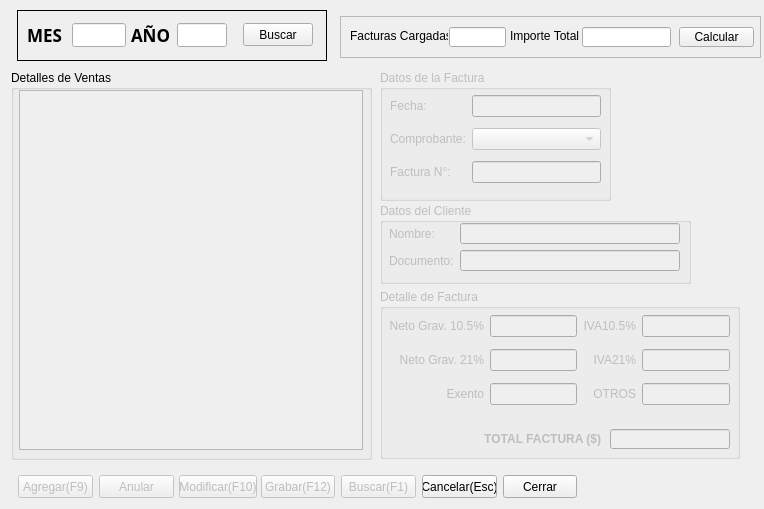
<?xml version="1.0" encoding="UTF-8"?>
<ui version="4.0">
 <class>Ventas</class>
 <widget class="QWidget" name="Ventas">
  <property name="geometry">
   <rect>
    <x>0</x>
    <y>0</y>
    <width>764</width>
    <height>509</height>
   </rect>
  </property>
  <property name="minimumSize">
   <size>
    <width>764</width>
    <height>509</height>
   </size>
  </property>
  <property name="maximumSize">
   <size>
    <width>764</width>
    <height>509</height>
   </size>
  </property>
  <property name="focusPolicy">
   <enum>Qt::StrongFocus</enum>
  </property>
  <property name="windowTitle">
   <string>Ventas</string>
  </property>
  <property name="windowIcon">
   <iconset>
    <normaloff>Iconos/Icon.ico</normaloff>Iconos/Icon.ico</iconset>
  </property>
  <property name="styleSheet">
   <string notr="true"/>
  </property>
  <widget class="QGroupBox" name="groupBox">
   <property name="geometry">
    <rect>
     <x>11</x>
     <y>70</y>
     <width>361</width>
     <height>390</height>
    </rect>
   </property>
   <property name="title">
    <string>Detalles de Ventas</string>
   </property>
   <widget class="QTableWidget" name="Tabla_V">
    <property name="enabled">
     <bool>false</bool>
    </property>
    <property name="geometry">
     <rect>
      <x>8</x>
      <y>20</y>
      <width>344</width>
      <height>360</height>
     </rect>
    </property>
    <property name="focusPolicy">
     <enum>Qt::ClickFocus</enum>
    </property>
    <property name="styleSheet">
     <string notr="true"/>
    </property>
    <property name="horizontalScrollBarPolicy">
     <enum>Qt::ScrollBarAlwaysOff</enum>
    </property>
    <property name="selectionMode">
     <enum>QAbstractItemView::SingleSelection</enum>
    </property>
    <property name="selectionBehavior">
     <enum>QAbstractItemView::SelectRows</enum>
    </property>
    <attribute name="verticalHeaderVisible">
     <bool>false</bool>
    </attribute>
   </widget>
  </widget>
  <widget class="QFrame" name="frame">
   <property name="geometry">
    <rect>
     <x>17</x>
     <y>10</y>
     <width>310</width>
     <height>51</height>
    </rect>
   </property>
   <property name="frameShape">
    <enum>QFrame::Panel</enum>
   </property>
   <property name="frameShadow">
    <enum>QFrame::Plain</enum>
   </property>
   <widget class="QLabel" name="label_2">
    <property name="geometry">
     <rect>
      <x>10</x>
      <y>13</y>
      <width>40</width>
      <height>24</height>
     </rect>
    </property>
    <property name="font">
     <font>
      <family>Arial Black</family>
      <pointsize>13</pointsize>
      <weight>75</weight>
      <bold>true</bold>
      <kerning>true</kerning>
     </font>
    </property>
    <property name="text">
     <string>MES</string>
    </property>
   </widget>
   <widget class="QLineEdit" name="Line_Mes">
    <property name="geometry">
     <rect>
      <x>55</x>
      <y>13</y>
      <width>54</width>
      <height>24</height>
     </rect>
    </property>
   </widget>
   <widget class="QLabel" name="label_3">
    <property name="geometry">
     <rect>
      <x>114</x>
      <y>13</y>
      <width>41</width>
      <height>24</height>
     </rect>
    </property>
    <property name="font">
     <font>
      <family>Arial Black</family>
      <pointsize>13</pointsize>
      <weight>75</weight>
      <bold>true</bold>
      <kerning>true</kerning>
     </font>
    </property>
    <property name="text">
     <string>AÑO</string>
    </property>
   </widget>
   <widget class="QLineEdit" name="Line_Ano">
    <property name="geometry">
     <rect>
      <x>160</x>
      <y>13</y>
      <width>50</width>
      <height>24</height>
     </rect>
    </property>
   </widget>
   <widget class="QPushButton" name="B_BuscarP">
    <property name="geometry">
     <rect>
      <x>226</x>
      <y>13</y>
      <width>70</width>
      <height>23</height>
     </rect>
    </property>
    <property name="focusPolicy">
     <enum>Qt::ClickFocus</enum>
    </property>
    <property name="text">
     <string>Buscar</string>
    </property>
    <property name="autoDefault">
     <bool>true</bool>
    </property>
   </widget>
  </widget>
  <widget class="QGroupBox" name="G_Fact">
   <property name="enabled">
    <bool>false</bool>
   </property>
   <property name="geometry">
    <rect>
     <x>380</x>
     <y>70</y>
     <width>231</width>
     <height>131</height>
    </rect>
   </property>
   <property name="focusPolicy">
    <enum>Qt::NoFocus</enum>
   </property>
   <property name="title">
    <string>Datos de la Factura</string>
   </property>
   <widget class="QWidget" name="layoutWidget">
    <property name="geometry">
     <rect>
      <x>10</x>
      <y>20</y>
      <width>211</width>
      <height>101</height>
     </rect>
    </property>
    <property name="focusPolicy">
     <enum>Qt::StrongFocus</enum>
    </property>
    <layout class="QGridLayout" name="gridLayout">
     <item row="1" column="0">
      <widget class="QLabel" name="label_4">
       <property name="focusPolicy">
        <enum>Qt::NoFocus</enum>
       </property>
       <property name="text">
        <string>Comprobante:</string>
       </property>
      </widget>
     </item>
     <item row="2" column="0">
      <widget class="QLabel" name="label_5">
       <property name="focusPolicy">
        <enum>Qt::NoFocus</enum>
       </property>
       <property name="text">
        <string>Factura N°:</string>
       </property>
      </widget>
     </item>
     <item row="0" column="0">
      <widget class="QLabel" name="label">
       <property name="focusPolicy">
        <enum>Qt::NoFocus</enum>
       </property>
       <property name="text">
        <string>Fecha:</string>
       </property>
      </widget>
     </item>
     <item row="2" column="1">
      <widget class="QLineEdit" name="L_Fact">
       <property name="focusPolicy">
        <enum>Qt::StrongFocus</enum>
       </property>
       <property name="alignment">
        <set>Qt::AlignCenter</set>
       </property>
       <property name="readOnly">
        <bool>true</bool>
       </property>
      </widget>
     </item>
     <item row="0" column="1">
      <widget class="QLineEdit" name="L_Fecha">
       <property name="focusPolicy">
        <enum>Qt::StrongFocus</enum>
       </property>
       <property name="alignment">
        <set>Qt::AlignCenter</set>
       </property>
       <property name="readOnly">
        <bool>true</bool>
       </property>
      </widget>
     </item>
     <item row="1" column="1">
      <widget class="QComboBox" name="L_Comp">
       <property name="enabled">
        <bool>false</bool>
       </property>
       <property name="focusPolicy">
        <enum>Qt::StrongFocus</enum>
       </property>
      </widget>
     </item>
    </layout>
   </widget>
  </widget>
  <widget class="QGroupBox" name="G_Cliente">
   <property name="enabled">
    <bool>false</bool>
   </property>
   <property name="geometry">
    <rect>
     <x>380</x>
     <y>203</y>
     <width>311</width>
     <height>81</height>
    </rect>
   </property>
   <property name="focusPolicy">
    <enum>Qt::NoFocus</enum>
   </property>
   <property name="title">
    <string>Datos del Cliente</string>
   </property>
   <property name="flat">
    <bool>false</bool>
   </property>
   <property name="checkable">
    <bool>false</bool>
   </property>
   <widget class="QWidget" name="layoutWidget">
    <property name="geometry">
     <rect>
      <x>9</x>
      <y>20</y>
      <width>291</width>
      <height>48</height>
     </rect>
    </property>
    <property name="focusPolicy">
     <enum>Qt::StrongFocus</enum>
    </property>
    <layout class="QGridLayout" name="gridLayout_2">
     <item row="0" column="0">
      <widget class="QLabel" name="label_6">
       <property name="focusPolicy">
        <enum>Qt::NoFocus</enum>
       </property>
       <property name="text">
        <string>Nombre:</string>
       </property>
      </widget>
     </item>
     <item row="0" column="1">
      <widget class="QLineEdit" name="L_Nomb">
       <property name="focusPolicy">
        <enum>Qt::ClickFocus</enum>
       </property>
       <property name="alignment">
        <set>Qt::AlignCenter</set>
       </property>
       <property name="readOnly">
        <bool>true</bool>
       </property>
      </widget>
     </item>
     <item row="1" column="0">
      <widget class="QLabel" name="label_7">
       <property name="focusPolicy">
        <enum>Qt::NoFocus</enum>
       </property>
       <property name="text">
        <string>Documento:</string>
       </property>
      </widget>
     </item>
     <item row="1" column="1">
      <widget class="QLineEdit" name="L_Doc">
       <property name="focusPolicy">
        <enum>Qt::ClickFocus</enum>
       </property>
       <property name="alignment">
        <set>Qt::AlignCenter</set>
       </property>
       <property name="readOnly">
        <bool>true</bool>
       </property>
      </widget>
     </item>
    </layout>
   </widget>
  </widget>
  <widget class="QGroupBox" name="G_Dfact">
   <property name="enabled">
    <bool>false</bool>
   </property>
   <property name="geometry">
    <rect>
     <x>380</x>
     <y>289</y>
     <width>360</width>
     <height>170</height>
    </rect>
   </property>
   <property name="focusPolicy">
    <enum>Qt::NoFocus</enum>
   </property>
   <property name="title">
    <string>Detalle de Factura</string>
   </property>
   <widget class="QWidget" name="layoutWidget">
    <property name="geometry">
     <rect>
      <x>9</x>
      <y>20</y>
      <width>341</width>
      <height>105</height>
     </rect>
    </property>
    <property name="focusPolicy">
     <enum>Qt::StrongFocus</enum>
    </property>
    <layout class="QGridLayout" name="gridLayout_3">
     <item row="1" column="1">
      <widget class="QLineEdit" name="L_Pan21">
       <property name="focusPolicy">
        <enum>Qt::StrongFocus</enum>
       </property>
       <property name="alignment">
        <set>Qt::AlignCenter</set>
       </property>
       <property name="readOnly">
        <bool>true</bool>
       </property>
      </widget>
     </item>
     <item row="0" column="1">
      <widget class="QLineEdit" name="L_Pan105">
       <property name="focusPolicy">
        <enum>Qt::StrongFocus</enum>
       </property>
       <property name="alignment">
        <set>Qt::AlignCenter</set>
       </property>
       <property name="readOnly">
        <bool>true</bool>
       </property>
      </widget>
     </item>
     <item row="1" column="0">
      <widget class="QLabel" name="label_9">
       <property name="focusPolicy">
        <enum>Qt::NoFocus</enum>
       </property>
       <property name="text">
        <string>Neto Grav. 21%</string>
       </property>
       <property name="alignment">
        <set>Qt::AlignRight|Qt::AlignTrailing|Qt::AlignVCenter</set>
       </property>
      </widget>
     </item>
     <item row="0" column="0">
      <widget class="QLabel" name="label_8">
       <property name="focusPolicy">
        <enum>Qt::NoFocus</enum>
       </property>
       <property name="text">
        <string>Neto Grav. 10.5%</string>
       </property>
       <property name="alignment">
        <set>Qt::AlignRight|Qt::AlignTrailing|Qt::AlignVCenter</set>
       </property>
      </widget>
     </item>
     <item row="0" column="3">
      <widget class="QLineEdit" name="Line_Iva105">
       <property name="focusPolicy">
        <enum>Qt::StrongFocus</enum>
       </property>
       <property name="alignment">
        <set>Qt::AlignCenter</set>
       </property>
       <property name="readOnly">
        <bool>true</bool>
       </property>
      </widget>
     </item>
     <item row="1" column="2">
      <widget class="QLabel" name="label_18">
       <property name="focusPolicy">
        <enum>Qt::NoFocus</enum>
       </property>
       <property name="text">
        <string>IVA21%</string>
       </property>
       <property name="alignment">
        <set>Qt::AlignRight|Qt::AlignTrailing|Qt::AlignVCenter</set>
       </property>
      </widget>
     </item>
     <item row="0" column="2">
      <widget class="QLabel" name="label_16">
       <property name="focusPolicy">
        <enum>Qt::NoFocus</enum>
       </property>
       <property name="text">
        <string>IVA10.5%</string>
       </property>
       <property name="alignment">
        <set>Qt::AlignRight|Qt::AlignTrailing|Qt::AlignVCenter</set>
       </property>
      </widget>
     </item>
     <item row="2" column="3">
      <widget class="QLineEdit" name="Line_OtrosN">
       <property name="focusPolicy">
        <enum>Qt::StrongFocus</enum>
       </property>
       <property name="alignment">
        <set>Qt::AlignCenter</set>
       </property>
       <property name="readOnly">
        <bool>true</bool>
       </property>
      </widget>
     </item>
     <item row="2" column="2">
      <widget class="QLabel" name="label_22">
       <property name="sizePolicy">
        <sizepolicy hsizetype="Preferred" vsizetype="Preferred">
         <horstretch>0</horstretch>
         <verstretch>0</verstretch>
        </sizepolicy>
       </property>
       <property name="focusPolicy">
        <enum>Qt::NoFocus</enum>
       </property>
       <property name="text">
        <string>OTROS</string>
       </property>
       <property name="alignment">
        <set>Qt::AlignRight|Qt::AlignTrailing|Qt::AlignVCenter</set>
       </property>
      </widget>
     </item>
     <item row="1" column="3">
      <widget class="QLineEdit" name="Line_Iva21">
       <property name="focusPolicy">
        <enum>Qt::StrongFocus</enum>
       </property>
       <property name="alignment">
        <set>Qt::AlignCenter</set>
       </property>
       <property name="readOnly">
        <bool>true</bool>
       </property>
      </widget>
     </item>
     <item row="2" column="0">
      <widget class="QLabel" name="label_10">
       <property name="focusPolicy">
        <enum>Qt::NoFocus</enum>
       </property>
       <property name="text">
        <string>Exento</string>
       </property>
       <property name="alignment">
        <set>Qt::AlignRight|Qt::AlignTrailing|Qt::AlignVCenter</set>
       </property>
      </widget>
     </item>
     <item row="2" column="1">
      <widget class="QLineEdit" name="L_Exento">
       <property name="focusPolicy">
        <enum>Qt::StrongFocus</enum>
       </property>
       <property name="alignment">
        <set>Qt::AlignCenter</set>
       </property>
       <property name="readOnly">
        <bool>true</bool>
       </property>
      </widget>
     </item>
    </layout>
   </widget>
   <widget class="QLabel" name="label_19">
    <property name="geometry">
     <rect>
      <x>100</x>
      <y>140</y>
      <width>121</width>
      <height>20</height>
     </rect>
    </property>
    <property name="font">
     <font>
      <weight>75</weight>
      <bold>true</bold>
     </font>
    </property>
    <property name="focusPolicy">
     <enum>Qt::NoFocus</enum>
    </property>
    <property name="text">
     <string>TOTAL FACTURA ($)</string>
    </property>
    <property name="alignment">
     <set>Qt::AlignRight|Qt::AlignTrailing|Qt::AlignVCenter</set>
    </property>
   </widget>
   <widget class="QLineEdit" name="Line_Total">
    <property name="geometry">
     <rect>
      <x>230</x>
      <y>140</y>
      <width>120</width>
      <height>20</height>
     </rect>
    </property>
    <property name="font">
     <font>
      <weight>75</weight>
      <bold>true</bold>
     </font>
    </property>
    <property name="focusPolicy">
     <enum>Qt::StrongFocus</enum>
    </property>
    <property name="text">
     <string/>
    </property>
    <property name="alignment">
     <set>Qt::AlignCenter</set>
    </property>
    <property name="readOnly">
     <bool>true</bool>
    </property>
   </widget>
  </widget>
  <widget class="QFrame" name="frame_2">
   <property name="geometry">
    <rect>
     <x>340</x>
     <y>16</y>
     <width>421</width>
     <height>42</height>
    </rect>
   </property>
   <property name="frameShape">
    <enum>QFrame::StyledPanel</enum>
   </property>
   <property name="frameShadow">
    <enum>QFrame::Plain</enum>
   </property>
   <widget class="QPushButton" name="B_Calcu">
    <property name="geometry">
     <rect>
      <x>339</x>
      <y>11</y>
      <width>75</width>
      <height>20</height>
     </rect>
    </property>
    <property name="focusPolicy">
     <enum>Qt::ClickFocus</enum>
    </property>
    <property name="text">
     <string>Calcular</string>
    </property>
    <property name="autoDefault">
     <bool>true</bool>
    </property>
   </widget>
   <widget class="QLabel" name="label_15">
    <property name="geometry">
     <rect>
      <x>10</x>
      <y>12</y>
      <width>98</width>
      <height>16</height>
     </rect>
    </property>
    <property name="text">
     <string>Facturas Cargadas: </string>
    </property>
   </widget>
   <widget class="QLineEdit" name="L_FactC">
    <property name="geometry">
     <rect>
      <x>109</x>
      <y>11</y>
      <width>57</width>
      <height>20</height>
     </rect>
    </property>
    <property name="focusPolicy">
     <enum>Qt::NoFocus</enum>
    </property>
    <property name="alignment">
     <set>Qt::AlignCenter</set>
    </property>
    <property name="readOnly">
     <bool>true</bool>
    </property>
   </widget>
   <widget class="QLabel" name="label_17">
    <property name="geometry">
     <rect>
      <x>170</x>
      <y>12</y>
      <width>69</width>
      <height>16</height>
     </rect>
    </property>
    <property name="text">
     <string>Importe Total:</string>
    </property>
   </widget>
   <widget class="QLineEdit" name="L_Imptot">
    <property name="geometry">
     <rect>
      <x>242</x>
      <y>11</y>
      <width>89</width>
      <height>20</height>
     </rect>
    </property>
    <property name="focusPolicy">
     <enum>Qt::NoFocus</enum>
    </property>
    <property name="alignment">
     <set>Qt::AlignCenter</set>
    </property>
    <property name="readOnly">
     <bool>true</bool>
    </property>
   </widget>
  </widget>
  <widget class="QPushButton" name="B_Busc">
   <property name="enabled">
    <bool>false</bool>
   </property>
   <property name="geometry">
    <rect>
     <x>341</x>
     <y>475</y>
     <width>75</width>
     <height>23</height>
    </rect>
   </property>
   <property name="focusPolicy">
    <enum>Qt::ClickFocus</enum>
   </property>
   <property name="text">
    <string>Buscar(F1)</string>
   </property>
   <property name="shortcut">
    <string>F1</string>
   </property>
   <property name="autoDefault">
    <bool>true</bool>
   </property>
  </widget>
  <widget class="QPushButton" name="B_Cerrar">
   <property name="geometry">
    <rect>
     <x>503</x>
     <y>475</y>
     <width>74</width>
     <height>23</height>
    </rect>
   </property>
   <property name="focusPolicy">
    <enum>Qt::ClickFocus</enum>
   </property>
   <property name="text">
    <string>Cerrar</string>
   </property>
   <property name="autoDefault">
    <bool>true</bool>
   </property>
  </widget>
  <widget class="QPushButton" name="B_Anular">
   <property name="enabled">
    <bool>false</bool>
   </property>
   <property name="geometry">
    <rect>
     <x>99</x>
     <y>475</y>
     <width>75</width>
     <height>23</height>
    </rect>
   </property>
   <property name="focusPolicy">
    <enum>Qt::ClickFocus</enum>
   </property>
   <property name="text">
    <string>Anular</string>
   </property>
   <property name="autoDefault">
    <bool>true</bool>
   </property>
  </widget>
  <widget class="QPushButton" name="B_Agregar">
   <property name="enabled">
    <bool>false</bool>
   </property>
   <property name="geometry">
    <rect>
     <x>18</x>
     <y>475</y>
     <width>75</width>
     <height>23</height>
    </rect>
   </property>
   <property name="focusPolicy">
    <enum>Qt::StrongFocus</enum>
   </property>
   <property name="text">
    <string>Agregar(F9)</string>
   </property>
   <property name="shortcut">
    <string>F9</string>
   </property>
   <property name="autoDefault">
    <bool>true</bool>
   </property>
  </widget>
  <widget class="QPushButton" name="B_Grabar">
   <property name="enabled">
    <bool>false</bool>
   </property>
   <property name="geometry">
    <rect>
     <x>261</x>
     <y>475</y>
     <width>74</width>
     <height>23</height>
    </rect>
   </property>
   <property name="focusPolicy">
    <enum>Qt::StrongFocus</enum>
   </property>
   <property name="text">
    <string>Grabar(F12)</string>
   </property>
   <property name="shortcut">
    <string>F12</string>
   </property>
   <property name="autoDefault">
    <bool>true</bool>
   </property>
  </widget>
  <widget class="QPushButton" name="B_Mod">
   <property name="enabled">
    <bool>false</bool>
   </property>
   <property name="geometry">
    <rect>
     <x>179</x>
     <y>475</y>
     <width>78</width>
     <height>23</height>
    </rect>
   </property>
   <property name="focusPolicy">
    <enum>Qt::ClickFocus</enum>
   </property>
   <property name="text">
    <string>Modificar(F10)</string>
   </property>
   <property name="shortcut">
    <string>F10</string>
   </property>
   <property name="autoDefault">
    <bool>true</bool>
   </property>
  </widget>
  <widget class="QPushButton" name="B_Canc">
   <property name="geometry">
    <rect>
     <x>422</x>
     <y>475</y>
     <width>75</width>
     <height>23</height>
    </rect>
   </property>
   <property name="focusPolicy">
    <enum>Qt::ClickFocus</enum>
   </property>
   <property name="text">
    <string>Cancelar(Esc)</string>
   </property>
   <property name="shortcut">
    <string>Esc</string>
   </property>
   <property name="autoDefault">
    <bool>true</bool>
   </property>
  </widget>
  <widget class="QLabel" name="L_Coment">
   <property name="geometry">
    <rect>
     <x>583</x>
     <y>470</y>
     <width>170</width>
     <height>28</height>
    </rect>
   </property>
   <property name="font">
    <font>
     <weight>75</weight>
     <bold>true</bold>
    </font>
   </property>
   <property name="focusPolicy">
    <enum>Qt::NoFocus</enum>
   </property>
   <property name="text">
    <string/>
   </property>
   <property name="alignment">
    <set>Qt::AlignCenter</set>
   </property>
  </widget>
 </widget>
 <tabstops>
  <tabstop>Line_Mes</tabstop>
  <tabstop>Line_Ano</tabstop>
  <tabstop>L_Fecha</tabstop>
  <tabstop>L_Comp</tabstop>
  <tabstop>L_Fact</tabstop>
  <tabstop>Line_Iva105</tabstop>
  <tabstop>L_Pan105</tabstop>
  <tabstop>Line_Iva21</tabstop>
  <tabstop>L_Pan21</tabstop>
  <tabstop>L_Exento</tabstop>
  <tabstop>Line_OtrosN</tabstop>
  <tabstop>Line_Total</tabstop>
  <tabstop>B_Grabar</tabstop>
  <tabstop>B_Agregar</tabstop>
 </tabstops>
 <resources/>
 <connections>
  <connection>
   <sender>B_BuscarP</sender>
   <signal>clicked()</signal>
   <receiver>Ventas</receiver>
   <slot>B_Periodo()</slot>
   <hints>
    <hint type="sourcelabel">
     <x>282</x>
     <y>38</y>
    </hint>
    <hint type="destinationlabel">
     <x>431</x>
     <y>225</y>
    </hint>
   </hints>
  </connection>
  <connection>
   <sender>Line_Ano</sender>
   <signal>returnPressed()</signal>
   <receiver>Ventas</receiver>
   <slot>B_Periodo()</slot>
   <hints>
    <hint type="sourcelabel">
     <x>201</x>
     <y>34</y>
    </hint>
    <hint type="destinationlabel">
     <x>384</x>
     <y>303</y>
    </hint>
   </hints>
  </connection>
  <connection>
   <sender>B_Calcu</sender>
   <signal>pressed()</signal>
   <receiver>Ventas</receiver>
   <slot>Calc_Fact()</slot>
   <hints>
    <hint type="sourcelabel">
     <x>712</x>
     <y>36</y>
    </hint>
    <hint type="destinationlabel">
     <x>384</x>
     <y>303</y>
    </hint>
   </hints>
  </connection>
  <connection>
   <sender>B_Agregar</sender>
   <signal>clicked()</signal>
   <receiver>Ventas</receiver>
   <slot>Agregar()</slot>
   <hints>
    <hint type="sourcelabel">
     <x>55</x>
     <y>586</y>
    </hint>
    <hint type="destinationlabel">
     <x>384</x>
     <y>303</y>
    </hint>
   </hints>
  </connection>
  <connection>
   <sender>B_Busc</sender>
   <signal>clicked()</signal>
   <receiver>Ventas</receiver>
   <slot>showClient()</slot>
   <hints>
    <hint type="sourcelabel">
     <x>378</x>
     <y>586</y>
    </hint>
    <hint type="destinationlabel">
     <x>384</x>
     <y>303</y>
    </hint>
   </hints>
  </connection>
  <connection>
   <sender>B_Grabar</sender>
   <signal>clicked()</signal>
   <receiver>Ventas</receiver>
   <slot>Grabar()</slot>
   <hints>
    <hint type="sourcelabel">
     <x>297</x>
     <y>586</y>
    </hint>
    <hint type="destinationlabel">
     <x>384</x>
     <y>303</y>
    </hint>
   </hints>
  </connection>
  <connection>
   <sender>B_Canc</sender>
   <signal>clicked()</signal>
   <receiver>Ventas</receiver>
   <slot>Borrar()</slot>
   <hints>
    <hint type="sourcelabel">
     <x>459</x>
     <y>586</y>
    </hint>
    <hint type="destinationlabel">
     <x>384</x>
     <y>303</y>
    </hint>
   </hints>
  </connection>
  <connection>
   <sender>B_Mod</sender>
   <signal>clicked()</signal>
   <receiver>Ventas</receiver>
   <slot>ModFact()</slot>
   <hints>
    <hint type="sourcelabel">
     <x>217</x>
     <y>586</y>
    </hint>
    <hint type="destinationlabel">
     <x>384</x>
     <y>303</y>
    </hint>
   </hints>
  </connection>
  <connection>
   <sender>B_Anular</sender>
   <signal>clicked()</signal>
   <receiver>Ventas</receiver>
   <slot>AnularFact()</slot>
   <hints>
    <hint type="sourcelabel">
     <x>136</x>
     <y>586</y>
    </hint>
    <hint type="destinationlabel">
     <x>384</x>
     <y>303</y>
    </hint>
   </hints>
  </connection>
  <connection>
   <sender>B_Cerrar</sender>
   <signal>clicked()</signal>
   <receiver>Ventas</receiver>
   <slot>Cerrar()</slot>
   <hints>
    <hint type="sourcelabel">
     <x>539</x>
     <y>586</y>
    </hint>
    <hint type="destinationlabel">
     <x>384</x>
     <y>303</y>
    </hint>
   </hints>
  </connection>
  <connection>
   <sender>Tabla_V</sender>
   <signal>currentCellChanged(int,int,int,int)</signal>
   <receiver>Ventas</receiver>
   <slot>SelectFact()</slot>
   <hints>
    <hint type="sourcelabel">
     <x>179</x>
     <y>269</y>
    </hint>
    <hint type="destinationlabel">
     <x>381</x>
     <y>254</y>
    </hint>
   </hints>
  </connection>
 </connections>
 <slots>
  <slot>B_Periodo()</slot>
  <slot>SelectFact()</slot>
  <slot>Calc_Fact()</slot>
  <slot>Agregar()</slot>
  <slot>showClient()</slot>
  <slot>Grabar()</slot>
  <slot>Borrar()</slot>
  <slot>ModFact()</slot>
  <slot>AnularFact()</slot>
  <slot>Cerrar()</slot>
 </slots>
</ui>
